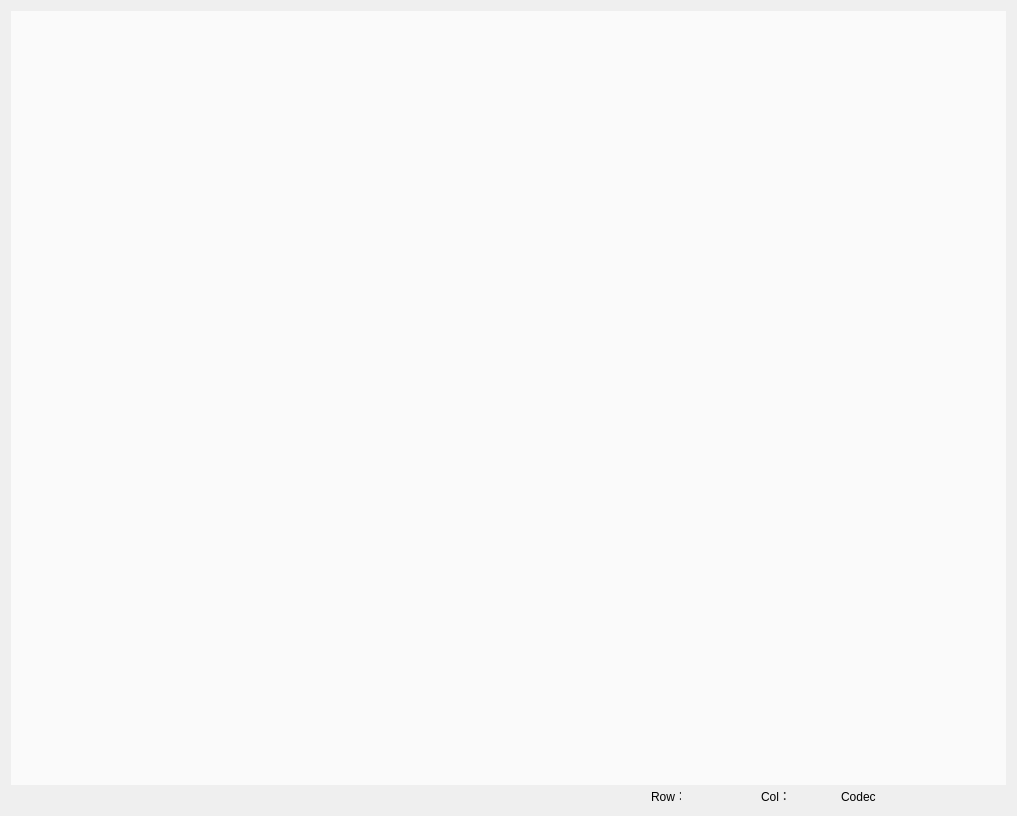
<?xml version="1.0" encoding="UTF-8"?>
<ui version="4.0">
 <class>QRightWidget</class>
 <widget class="QWidget" name="QRightWidget">
  <property name="geometry">
   <rect>
    <x>0</x>
    <y>0</y>
    <width>1017</width>
    <height>816</height>
   </rect>
  </property>
  <property name="windowTitle">
   <string>Form</string>
  </property>
  <layout class="QVBoxLayout" name="verticalLayout" stretch="55,1">
   <item>
    <widget class="QSelfPlainTextEdit" name="plainTextEdit">
     <property name="font">
      <font>
       <family>Consolas</family>
       <pointsize>12</pointsize>
      </font>
     </property>
     <property name="styleSheet">
      <string notr="true">background-color:rgb(250,250,250);</string>
     </property>
     <property name="frameShape">
      <enum>QFrame::NoFrame</enum>
     </property>
     <property name="frameShadow">
      <enum>QFrame::Raised</enum>
     </property>
    </widget>
   </item>
   <item>
    <widget class="QGroupBox" name="groupBox_2">
     <property name="styleSheet">
      <string notr="true">border:none</string>
     </property>
     <property name="title">
      <string/>
     </property>
     <widget class="QLabel" name="Rowlabel">
      <property name="geometry">
       <rect>
        <x>640</x>
        <y>0</y>
        <width>30</width>
        <height>10</height>
       </rect>
      </property>
      <property name="text">
       <string>Row：</string>
      </property>
     </widget>
     <widget class="QLabel" name="RowVlalueLabe">
      <property name="geometry">
       <rect>
        <x>663</x>
        <y>0</y>
        <width>60</width>
        <height>10</height>
       </rect>
      </property>
      <property name="text">
       <string/>
      </property>
     </widget>
     <widget class="QLabel" name="ColLable">
      <property name="geometry">
       <rect>
        <x>750</x>
        <y>0</y>
        <width>30</width>
        <height>10</height>
       </rect>
      </property>
      <property name="text">
       <string>Col：</string>
      </property>
     </widget>
     <widget class="QLabel" name="CloValue">
      <property name="geometry">
       <rect>
        <x>773</x>
        <y>0</y>
        <width>60</width>
        <height>10</height>
       </rect>
      </property>
      <property name="text">
       <string/>
      </property>
     </widget>
     <widget class="QLabel" name="CodecLable">
      <property name="geometry">
       <rect>
        <x>830</x>
        <y>0</y>
        <width>35</width>
        <height>10</height>
       </rect>
      </property>
      <property name="text">
       <string>Codec：</string>
      </property>
     </widget>
     <widget class="QLabel" name="CodecLableValue">
      <property name="geometry">
       <rect>
        <x>870</x>
        <y>0</y>
        <width>61</width>
        <height>10</height>
       </rect>
      </property>
      <property name="text">
       <string/>
      </property>
     </widget>
    </widget>
   </item>
  </layout>
 </widget>
 <customwidgets>
  <customwidget>
   <class>QSelfPlainTextEdit</class>
   <extends>QPlainTextEdit</extends>
   <header>qselfplaintextedit.h</header>
  </customwidget>
 </customwidgets>
 <resources/>
 <connections/>
</ui>
